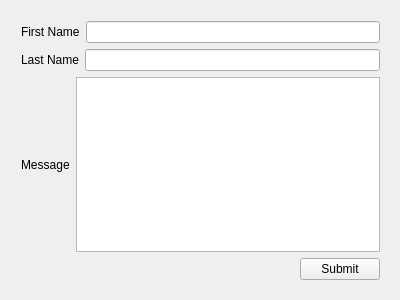
<?xml version="1.0" encoding="UTF-8"?>
<ui version="4.0">
 <class>Widget</class>
 <widget class="QWidget" name="Widget">
  <property name="geometry">
   <rect>
    <x>0</x>
    <y>0</y>
    <width>400</width>
    <height>300</height>
   </rect>
  </property>
  <property name="windowTitle">
   <string>Widget</string>
  </property>
  <widget class="QWidget" name="">
   <property name="geometry">
    <rect>
     <x>10</x>
     <y>10</y>
     <width>381</width>
     <height>281</height>
    </rect>
   </property>
   <layout class="QVBoxLayout" name="verticalLayout">
    <item>
     <layout class="QHBoxLayout" name="horizontalLayout_3">
      <item>
       <widget class="QLabel" name="label">
        <property name="text">
         <string>First Name</string>
        </property>
       </widget>
      </item>
      <item>
       <widget class="QLineEdit" name="firstNameLineEdit"/>
      </item>
     </layout>
    </item>
    <item>
     <layout class="QHBoxLayout" name="horizontalLayout_2">
      <item>
       <widget class="QLabel" name="label_2">
        <property name="text">
         <string>Last Name</string>
        </property>
       </widget>
      </item>
      <item>
       <widget class="QLineEdit" name="lastNameLineEdit"/>
      </item>
     </layout>
    </item>
    <item>
     <layout class="QHBoxLayout" name="horizontalLayout">
      <item>
       <widget class="QLabel" name="label_3">
        <property name="text">
         <string>Message</string>
        </property>
       </widget>
      </item>
      <item>
       <widget class="QTextEdit" name="messageTextEdit"/>
      </item>
     </layout>
    </item>
    <item>
     <layout class="QHBoxLayout" name="horizontalLayout_4">
      <item>
       <spacer name="horizontalSpacer">
        <property name="orientation">
         <enum>Qt::Horizontal</enum>
        </property>
        <property name="sizeHint" stdset="0">
         <size>
          <width>40</width>
          <height>20</height>
         </size>
        </property>
       </spacer>
      </item>
      <item>
       <widget class="QPushButton" name="btSubmit">
        <property name="text">
         <string>Submit</string>
        </property>
       </widget>
      </item>
     </layout>
    </item>
   </layout>
  </widget>
 </widget>
 <layoutdefault spacing="6" margin="11"/>
 <resources/>
 <connections/>
</ui>
